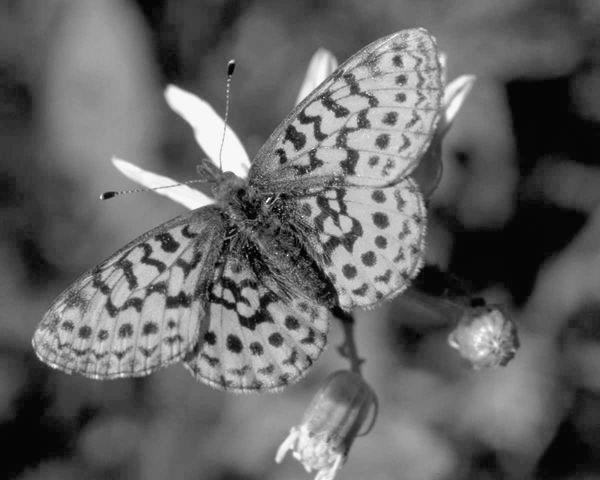
//> input picture blatt_3/report/edge/butterfly.jpg, 600 x 480 px
$ ./main_2 report/edge/   (built with g++ and OpenCV 4)
//> lines starting //> are read from the running program, lines starting //| are printed output that depends on the picture; after the words box and inside, x2 and y2 are one past the last pixel; in counts of white or black regions, pixels touching at a corner belong together
//> further down, orig is the input picture: 480 rows x 600 cols, CV_8UC1; min 0, max 255, mean 100.1
//
//  main.cpp
//  a1
//
//  Created by Alex Attinger on 12.11.12.
//  Copyright (c) 2012 Alex Attinger. All rights reserved.
//

#include <iostream>
#include "opencv2/opencv.hpp"

using namespace std;
using namespace cv;

Mat src,dst,detected,orig;
int edgeThresh = 1;
int lowThresh;
int const max_lowThresh = 100;
int ratio=2;
int kernel_size = 3;
int gaussKernel = 1;
int sobelThres = 20;
string winname = "Canny Egde";
string origPic = "Original";
string sobelPic = "Sobel";
string threswin = "Min Threshold Canny";
string kernelwin = "Gaussian Kernel size";

Mat sob_x,sob_y,sobel;

void cannySlider(int,void*){


    Canny(src,detected,lowThresh,lowThresh*ratio,kernel_size);
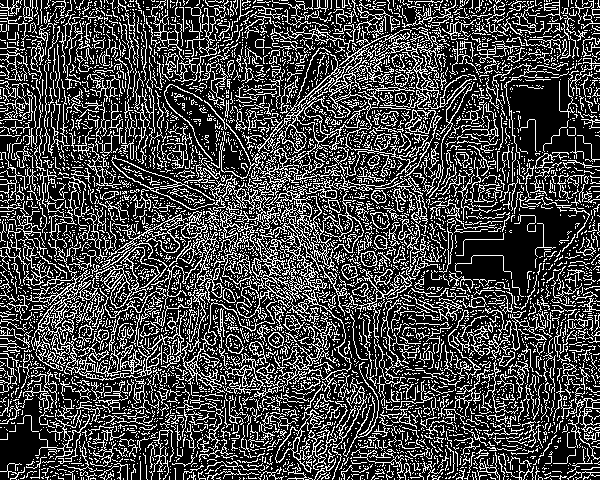
//> detected: 480 rows x 600 cols, CV_8UC1; 27.1% white in thin lines or dots
    dst = Scalar::all(0);

    src.copyTo(dst,detected);
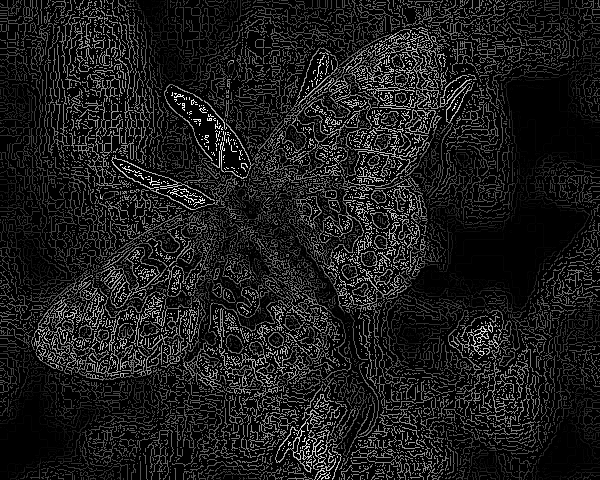
//> dst: 480 rows x 600 cols, CV_8UC1; min 0, max 255, mean 28.5
    imshow(winname,dst);
    moveWindow(winname, src.cols+10, 0);


}

void cannyEdgeDetection(){

    dst.create(src.size(),src.type());

    cannySlider(0,0);


}

void sobelEdgeDetection(){
    Sobel(orig,sob_x,CV_16S,1,0,3,1,0,BORDER_DEFAULT);
    Sobel(orig,sob_y,CV_16S,0,1,3,1,0,BORDER_DEFAULT);
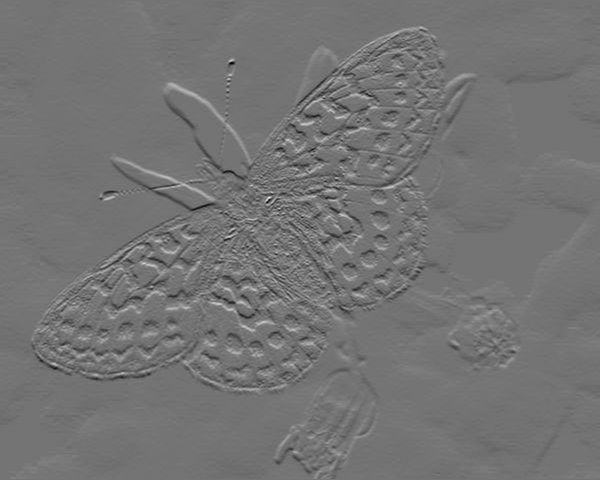
//> sob_y: 480 rows x 600 cols, CV_16SC1; min -618, max 739, mean 0; drawn with min black and max white
    convertScaleAbs(sob_y, sob_y);
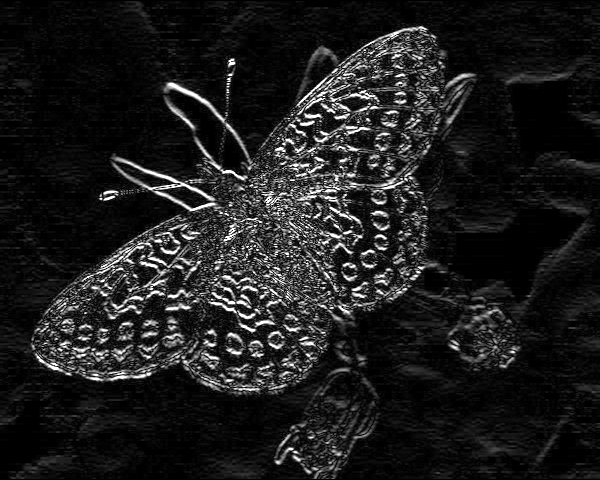
//> sob_y: 480 rows x 600 cols, CV_8UC1; min 0, max 255, mean 29.3
    convertScaleAbs(sob_x,sob_x);
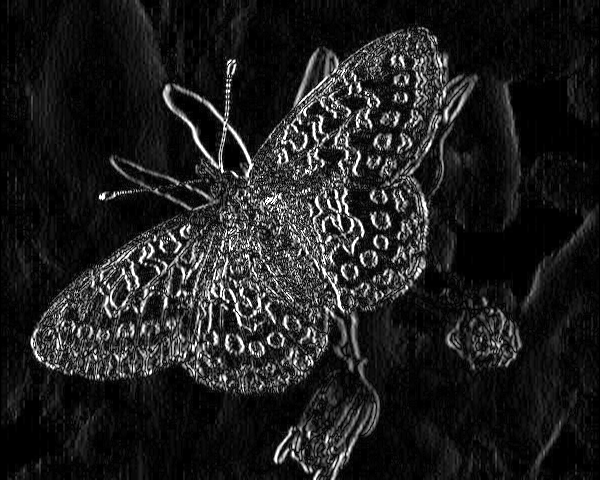
//> sob_x: 480 rows x 600 cols, CV_8UC1; min 0, max 255, mean 31.3

    addWeighted(sob_x, .5, sob_y, .5, 0, sobel);
    threshold(sobel,sobel,sobelThres,255,0);
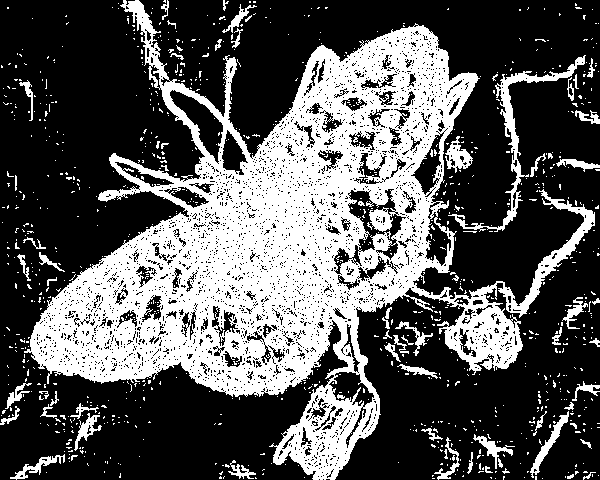
//> sobel: 480 rows x 600 cols, CV_8UC1; 34.4% white; 985 white regions (920 under 20 px), largest, box (x1, y1, x2, y2) and area: (24, 0, 595, 480) 87551, (448, 55, 586, 232) 1935, (530, 411, 569, 478) 486
    imshow(sobelPic, sobel);
    moveWindow(sobelPic, sobel.cols*2+40, 0);


}

void processImage(int,void*){

    if (gaussKernel%2 == 0) {
        gaussKernel = gaussKernel+1;
    };
    GaussianBlur(orig, src, Size(gaussKernel,gaussKernel), 0,0);

    imshow(origPic,src);

    cannyEdgeDetection();

    sobelEdgeDetection();

}
void setupTrackbars(){
    namedWindow(threswin);
    resizeWindow(threswin, 600, 100);
    createTrackbar( "Canny lower", threswin, &lowThresh, max_lowThresh, processImage);
    createTrackbar("Gaussian Blur Kernel",threswin,&gaussKernel,15,processImage);
    createTrackbar("Sobel Threshold",threswin,&sobelThres,200,processImage);


}

int main(int argc, const char * argv[])
{
    string dirname = argv[1];

    string files[] = {"butterfly.jpg","cells.jpg","outdoor.jpg","stairs.png","wheel.png"};
    setupTrackbars();
    for (int i =  0;i<5;i++){
        orig = imread(dirname+files[i],0);
        processImage(0, 0);


        waitKey(0);
    }
//> pass 2 of the loop `for (int i =  0;i<5;i++)`:
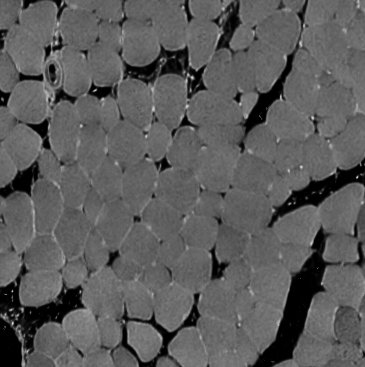
//> input picture blatt_3/report/edge/cells.jpg, 365 x 367 px
//> orig is the input picture: 367 rows x 365 cols, CV_8UC1; min 0, max 220, mean 91.5
//> in cannySlider (call 2), `Canny(src,detected,lowThresh,lowThresh*ratio,kernel_size);`:
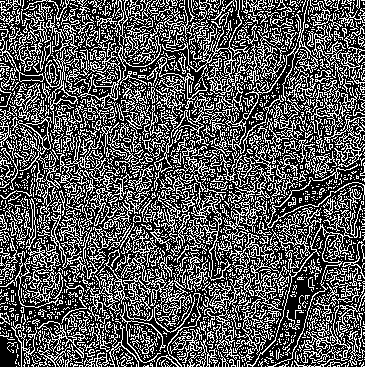
//> detected: 367 rows x 365 cols, CV_8UC1; 34.4% white in thin lines or dots
//> dst: 367 rows x 365 cols, CV_8UC1
//> in sobelEdgeDetection (call 2), `threshold(sobel,sobel,sobelThres,255,0);`:
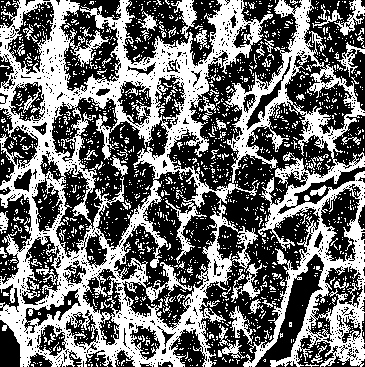
//> sobel: 367 rows x 365 cols, CV_8UC1; 43.7% white; 1768 white regions (1693 under 20 px), largest, box (x1, y1, x2, y2) and area: (0, 0, 365, 367) 47954, (171, 0, 197, 39) 397, (334, 0, 365, 36) 359
//> pass 3 of the loop `for (int i =  0;i<5;i++)`:
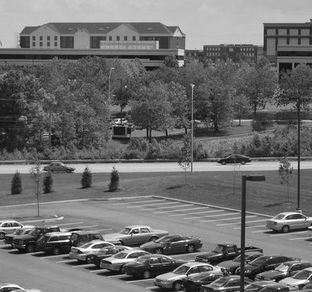
//> input picture blatt_3/report/edge/outdoor.jpg, 312 x 292 px
//> orig is the input picture: 292 rows x 312 cols, CV_8UC1; min 0, max 255, mean 109.8
//> in cannySlider (call 3), `Canny(src,detected,lowThresh,lowThresh*ratio,kernel_size);`:
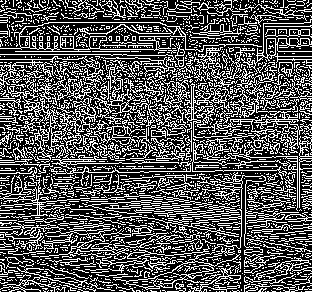
//> detected: 292 rows x 312 cols, CV_8UC1; 33.8% white in thin lines or dots
//> dst: 292 rows x 312 cols, CV_8UC1
//> in sobelEdgeDetection (call 3), `threshold(sobel,sobel,sobelThres,255,0);`:
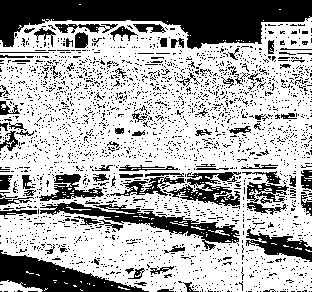
//> sobel: 292 rows x 312 cols, CV_8UC1; 67.5% white; 2633 black regions (2541 under 20 px), largest, box (x1, y1, x2, y2) and area: (0, 0, 312, 49) 8876, (0, 250, 149, 292) 2824, (40, 202, 240, 250) 2273
//> the loop made 5 passes; the first 3 are shown
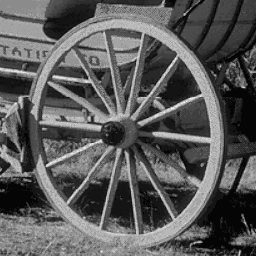
//> orig: 256 rows x 256 cols, CV_8UC1; min 5, max 238, mean 89.9


    return 0;
}
